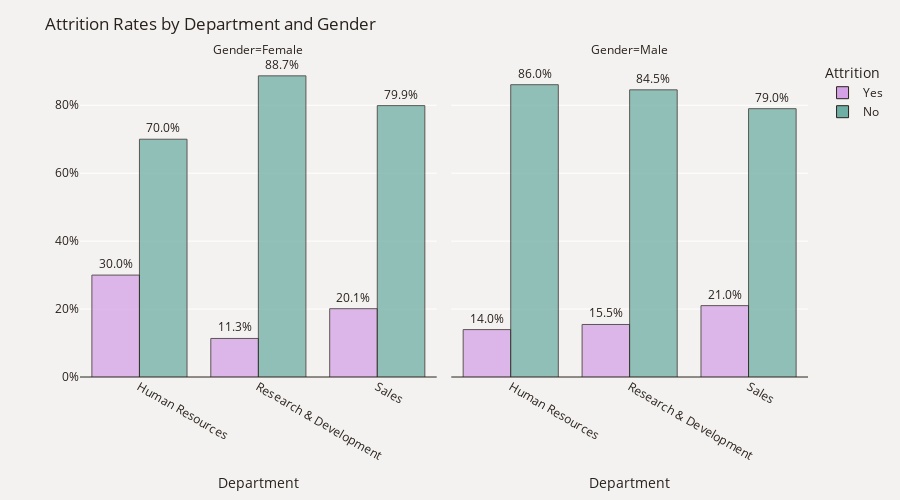

Source (notebook cell):
### Markdown cell above
**Analysis**

### Code cell
def plot_attrition_rates(df, attribute):
    # Grouping by Gender, specified attribute, and Attrition; calculating normalized counts
    plot_df = df.groupby(['Gender', attribute])['Attrition'].value_counts(normalize=True)

    # Multiplying by 100, renaming columns, and resetting index
    plot_df = plot_df.mul(100).rename('Percent').reset_index()

    # Creating the bar plot using plotly express
    fig = px.bar(plot_df, x=attribute, y="Percent", color="Attrition", barmode="group",
                 text='Percent', opacity=.75, facet_col="Gender",
                 category_orders={'Attrition': ['Yes', 'No']},
                 color_discrete_map={'Yes': "#D4A1E7", 'No': "#6faea4"})


    # Updating trace properties
    fig.update_traces(texttemplate='%{text:.3s}%', textposition='outside',
                      marker_line=dict(width=1, color='#28221D'), width=.4)

    # Updating layout properties
    fig.update_layout(title_text=f'Attrition Rates by {attribute} and Gender', yaxis_ticksuffix='%',
                      paper_bgcolor='#F4F2F0', plot_bgcolor='#F4F2F0', font_color='#28221D',
                      height=500, xaxis=dict(tickangle=30))

    # Updating x-axis properties for better readability
    fig.update_xaxes(showticklabels=True, tickangle=30, col=2)

    # Updating y-axis properties
    fig.update_yaxes(title="", zeroline=True, zerolinewidth=1, zerolinecolor='#28221D')

    # Displaying the plot
    fig.show()


plot_attrition_rates(df, 'Department')

### Figure 1 — Plotly figure (JSON) as saved in the notebook; plotly's stock layout.template omitted (floating-point values rounded to 4 significant figures)
{"data": [{"alignmentgroup": "True", "hovertemplate": "Attrition=Yes<br>Gender=Female<br>Department=%{x}<br>Percent=%{text}<extra></extra>", "legendgroup": "Yes", "marker": {"color": "#D4A1E7", "line": {"color": "#28221D", "width": 1}, "opacity": 0.75, "pattern": {"shape": ""}}, "name": "Yes", "offsetgroup": "Yes", "orientation": "v", "showlegend": true, "text": [30, 11.35, 20.11], "textposition": "outside", "texttemplate": "%{text:.3s}%", "type": "bar", "width": 0.4, "x": ["Human Resources", "Research & Development", "Sales"], "xaxis": "x", "y": [30, 11.35, 20.11], "yaxis": "y"}, {"alignmentgroup": "True", "hovertemplate": "Attrition=Yes<br>Gender=Male<br>Department=%{x}<br>Percent=%{text}<extra></extra>", "legendgroup": "Yes", "marker": {"color": "#D4A1E7", "line": {"color": "#28221D", "width": 1}, "opacity": 0.75, "pattern": {"shape": ""}}, "name": "Yes", "offsetgroup": "Yes", "orientation": "v", "showlegend": false, "text": [13.95, 15.46, 21.01], "textposition": "outside", "texttemplate": "%{text:.3s}%", "type": "bar", "width": 0.4, "x": ["Human Resources", "Research & Development", "Sales"], "xaxis": "x2", "y": [13.95, 15.46, 21.01], "yaxis": "y2"}, {"alignmentgroup": "True", "hovertemplate": "Attrition=No<br>Gender=Female<br>Department=%{x}<br>Percent=%{text}<extra></extra>", "legendgroup": "No", "marker": {"color": "#6faea4", "line": {"color": "#28221D", "width": 1}, "opacity": 0.75, "pattern": {"shape": ""}}, "name": "No", "offsetgroup": "No", "orientation": "v", "showlegend": true, "text": [70, 88.65, 79.89], "textposition": "outside", "texttemplate": "%{text:.3s}%", "type": "bar", "width": 0.4, "x": ["Human Resources", "Research & Development", "Sales"], "xaxis": "x", "y": [70, 88.65, 79.89], "yaxis": "y"}, {"alignmentgroup": "True", "hovertemplate": "Attrition=No<br>Gender=Male<br>Department=%{x}<br>Percent=%{text}<extra></extra>", "legendgroup": "No", "marker": {"color": "#6faea4", "line": {"color": "#28221D", "width": 1}, "opacity": 0.75, "pattern": {"shape": ""}}, "name": "No", "offsetgroup": "No", "orientation": "v", "showlegend": false, "text": [86.05, 84.54, 78.99], "textposition": "outside", "texttemplate": "%{text:.3s}%", "type": "bar", "width": 0.4, "x": ["Human Resources", "Research & Development", "Sales"], "xaxis": "x2", "y": [86.05, 84.54, 78.99], "yaxis": "y2"}], "layout": {"annotations": [{"font": {}, "showarrow": false, "text": "Gender=Female", "x": 0.245, "xanchor": "center", "xref": "paper", "y": 1, "yanchor": "bottom", "yref": "paper"}, {"font": {}, "showarrow": false, "text": "Gender=Male", "x": 0.755, "xanchor": "center", "xref": "paper", "y": 1, "yanchor": "bottom", "yref": "paper"}], "barmode": "group", "font": {"color": "#28221D"}, "height": 500, "legend": {"title": {"text": "Attrition"}, "tracegroupgap": 0}, "margin": {"t": 60}, "paper_bgcolor": "#F4F2F0", "plot_bgcolor": "#F4F2F0", "title": {"text": "Attrition Rates by Department and Gender"}, "xaxis": {"anchor": "y", "domain": [0, 0.49], "tickangle": 30, "title": {"text": "Department"}}, "xaxis2": {"anchor": "y2", "domain": [0.51, 1], "matches": "x", "showticklabels": true, "tickangle": 30, "title": {"text": "Department"}}, "yaxis": {"anchor": "x", "domain": [0, 1], "ticksuffix": "%", "title": {"text": ""}, "zeroline": true, "zerolinecolor": "#28221D", "zerolinewidth": 1}, "yaxis2": {"anchor": "x2", "domain": [0, 1], "matches": "y", "showticklabels": false, "title": {"text": ""}, "zeroline": true, "zerolinecolor": "#28221D", "zerolinewidth": 1}}}
